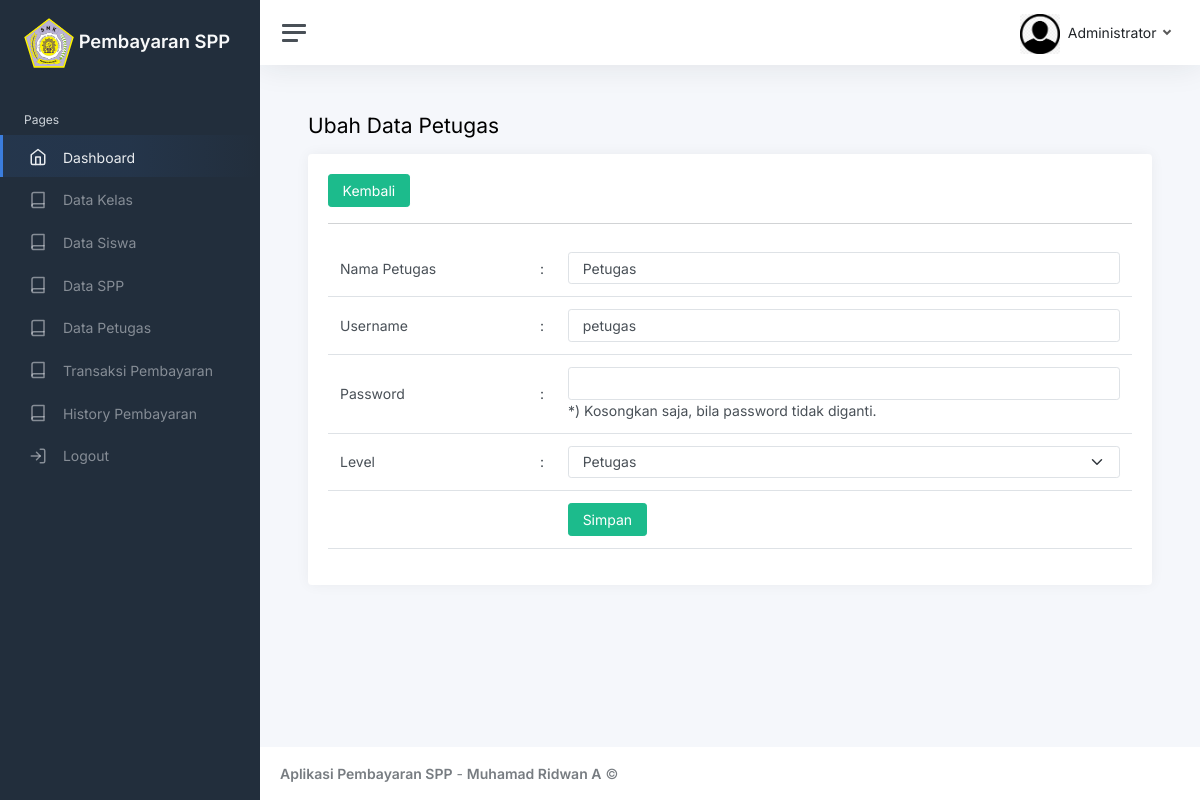
Screenshot of /index.php?page=petugas_ubah&id=1 (signed in) with the database file from the repository.
### tables this page shows
CREATE TABLE `petugas` (
  `id_petugas` int(11) NOT NULL,
  `username` varchar(25) DEFAULT NULL,
  `password` varchar(32) DEFAULT NULL,
  `nama_petugas` varchar(35) DEFAULT NULL,
  `level` enum('admin','petugas') DEFAULT NULL
);

### petugas_ubah.php (the view, shortened to what this page needs)
<?php
$id = $_GET['id'];
$query = mysqli_query($koneksi, "SELECT*FROM petugas WHERE id_petugas=$id");
$data = mysqli_fetch_array($query);
?>
<h1 class="h3 mb-3">Ubah Data Petugas</h1>
<div class="row">
	<div class="col-12">
		<div class="card">
			<div class="card-body">
                <a href="?page=petugas" class="btn btn-success">Kembali</a>
                <hr>
                <form method="post">
                    <table class="table">
                        <tr>
                            <td width="200">Nama Petugas</td>
                            <td width="1">:</td>
                            <td><input class="form-control" value="<?php echo $data['nama_petugas']; ?>" type="text" name="nama_petugas"></td>
                        </tr>
                        <tr>
                            <td width="200">Username</td>
                            <td width="1">:</td>
                            <td><input class="form-control" value="<?php echo $data['username']; ?>" type="text" name="username"></td>
                        </tr>
                        <tr>
                            <td width="200">Password</td>
                            <td width="1">:</td>
                            <td><input class="form-control" type="password" name="password">
                                *) Kosongkan saja, bila password tidak diganti.
                            </td>
                        </tr>
                        <tr>
                            <td width="200">Level</td>
                            <td width="1">:</td>
                            <td>
                                <select name="level" class="form-select">
                                    <option <?php if($data['level'] == 'petugas') echo 'selected'; ?> value="petugas">Petugas</option>
                                </select>
                            </td>
                        </tr>
                        <tr>
                            <td></td>
                            <td></td>
                            <td><button class="btn btn-success" type="submit">Simpan</button></td>
                        </tr>
                    </table>
                </form>
			</div>
		</div>
	</div>
</div>

### rows the page displays
petugas: nama_petugas "Petugas", username "petugas", level "Petugas"

### other values shown
$_SESSION['user']['nama_petugas'] "Administrator"
